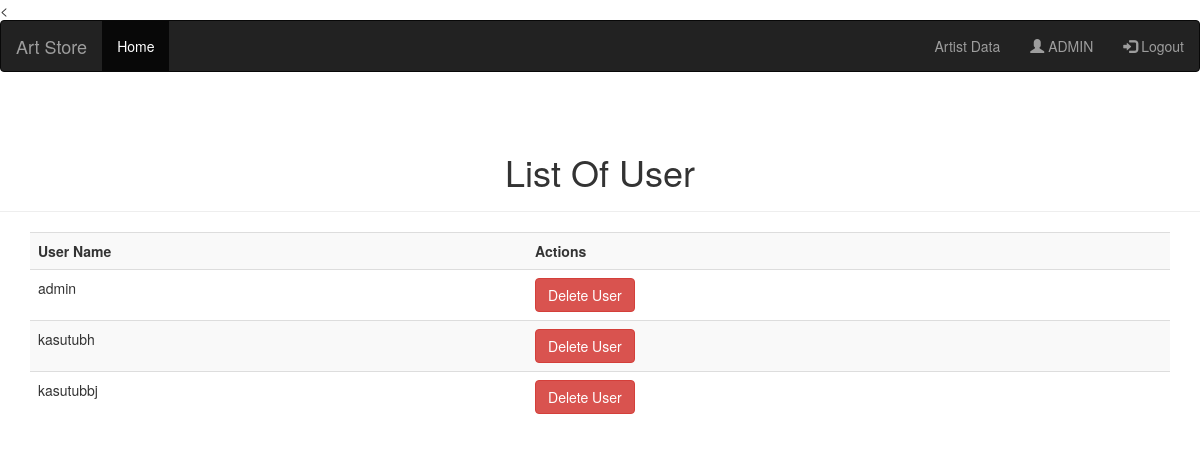
Page /Show_Admin.php on the committed database.
### tables this page shows
CREATE TABLE `users` (
  `id` bigint(20) NOT NULL,
  `user_id` bigint(20) NOT NULL,
  `user_name` varchar(50) NOT NULL,
  `password` varchar(50) NOT NULL
);

### Show_Admin.php (the view, shortened to what this page needs)
<?php
	require_once('connection.php');
	$sql = "SELECT * FROM users";
	$result = mysqli_query($con,$sql);
?>
<!DOCTYPE html>
<html>
<head>
<<link rel="stylesheet" href="https://maxcdn.bootstrapcdn.com/bootstrap/3.4.1/css/bootstrap.min.css">
</head>
<body>
<nav class="navbar navbar-inverse">
  <div class="container-fluid">
    <div class="navbar-header">
      <a class="navbar-brand" href="#">Art Store</a>
    </div>
    <ul class="nav navbar-nav">
      <li class="active"><a href="#">Home</a></li>
    </ul>
    <ul class="nav navbar-nav navbar-right">
    <li><a href="a_Show_Admin.php"><span class="glyphicon glyphicon"></span> Artist Data</a></li>
      <li><a href="#"><span class="glyphicon glyphicon-user"></span> ADMIN</a></li>
      <li><a href="logout.php"><span class="glyphicon glyphicon-log-in"></span> Logout</a></li>
    </ul>
  </div>
</nav>
<br>
  <div class="page-header">
    <h1 class = "text-center">
       List Of User
    </h1>
  </div>
  <div class="container">
  	<table class="table table-striped table-borderrer">
      <tr>
        <th>User Name</th>
        <th>Actions</th>
      </tr>
      <?php
        if($result->num_rows > 0){
            while($row = mysqli_fetch_array($result)){
              echo "<tr>";
                echo "<td>".$row['user_name']."</td>";
                echo "<td>
                  <div class = 'btn-group'>
                    <a class = 'btn btn-danger' href ='./Delete_User.php?Id=".$row['id']."' >Delete User</a>
                   </td>";
              echo "</tr>";
            }
        }
        else
          echo "No data Present";
      ?>
    </table>
  </body>
</html>

### rows in the picture
users: user_name "admin"
users: user_name "kasutubh"
users: user_name "kasutubbj"
